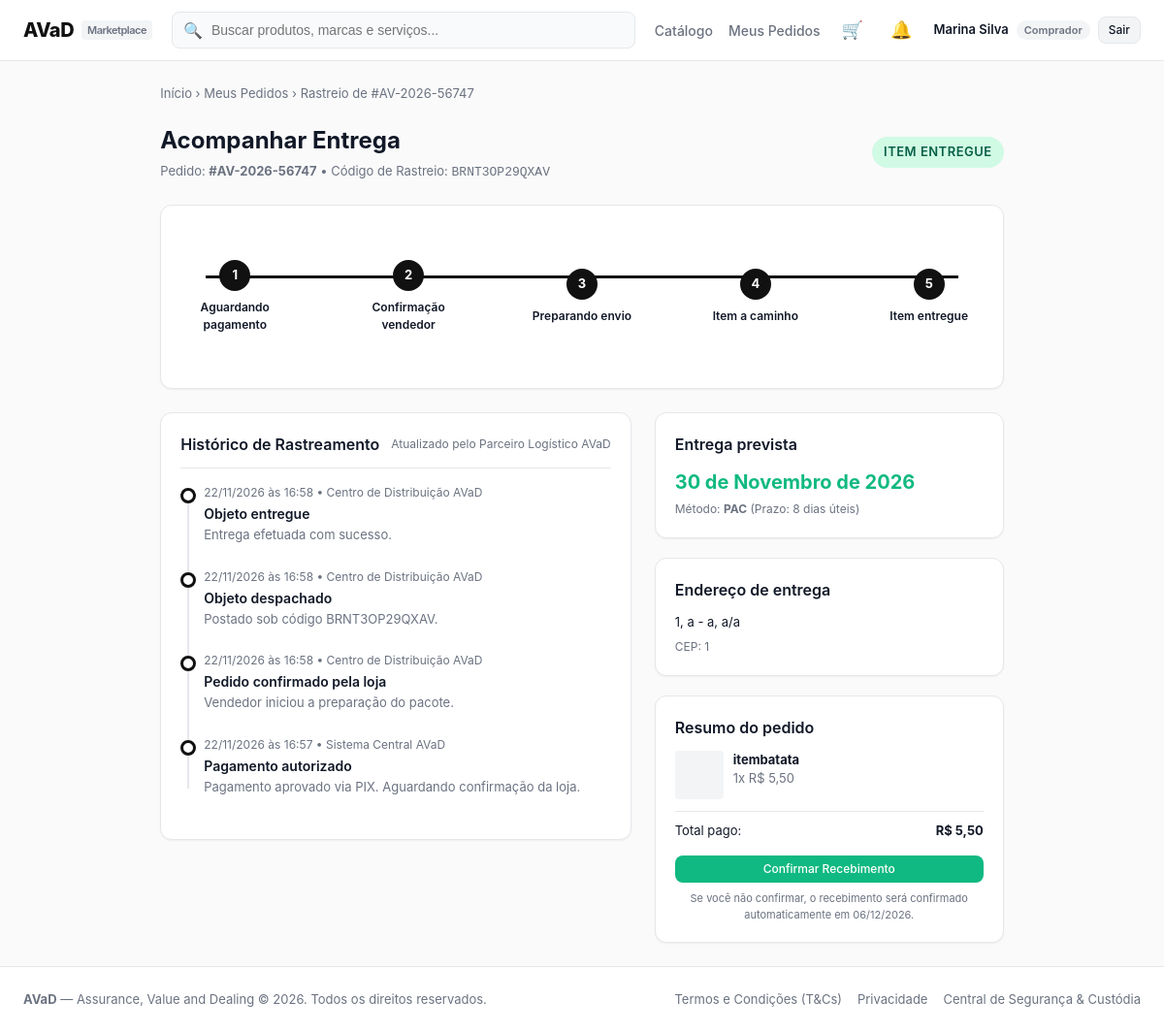
The page /orders/tracking/12/ (signed in) on the database as committed earlier.
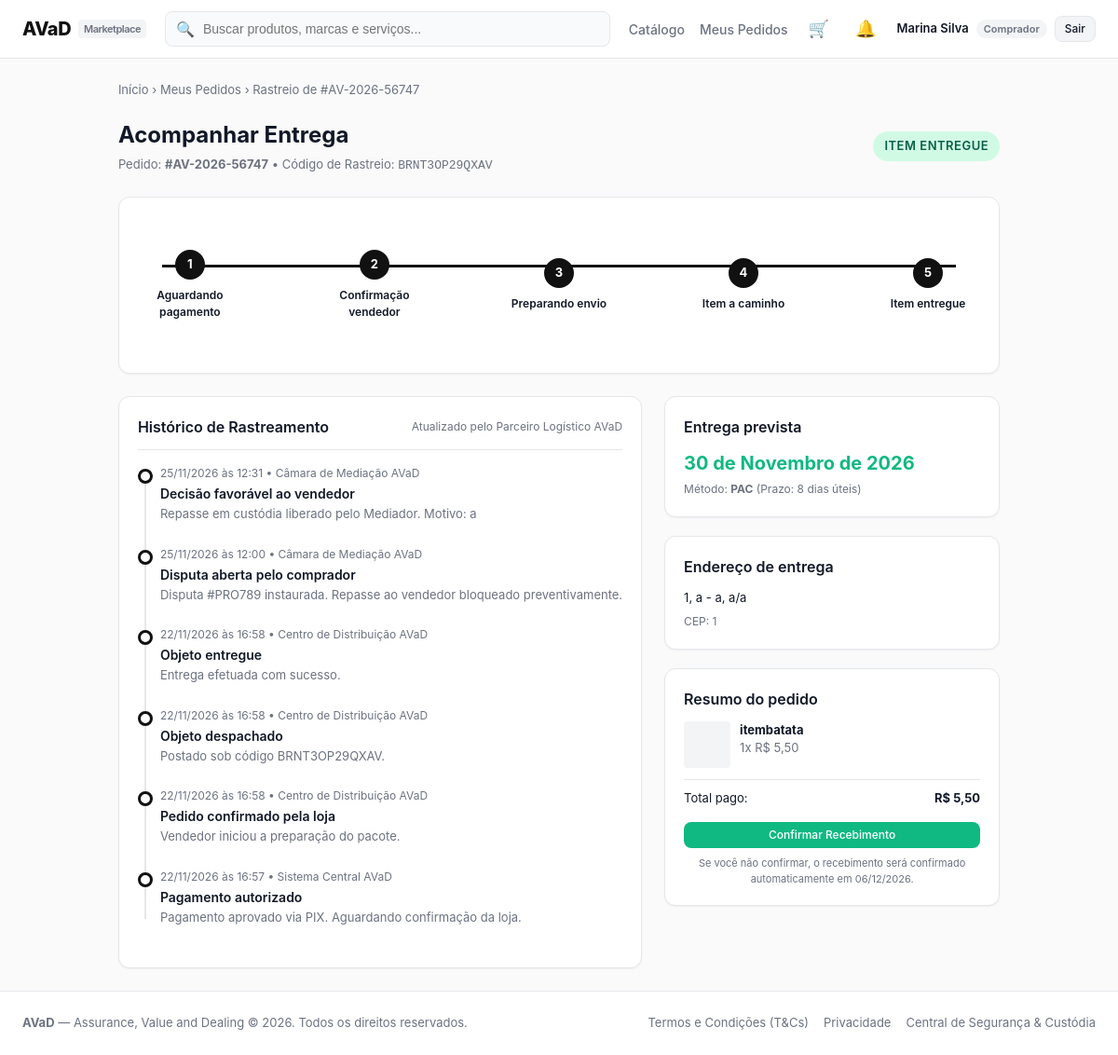
The same page on the database as committed later.
### orders/models.py (models this page shows, shortened)
class TrackingEvent(models.Model):
    pedido = models.ForeignKey(Order, on_delete=models.CASCADE, related_name='tracking_events')
    titulo = models.CharField(max_length=100)
    descricao = models.CharField(max_length=255, blank=True)
    local = models.CharField(max_length=100, blank=True)
    data_hora = models.DateTimeField(default=timezone.now)
    class Meta:
        ordering = ['-data_hora']

### orders/views.py (the view)
# urls.py: path('tracking/<int:order_id>/', views.tracking_view, name='tracking'),
@login_required
def tracking_view(request, order_id):
    confirmar_recebimentos_vencidos()
    order = get_object_or_404(Order, pk=order_id)
    if not e_parte_do_pedido(request, order.comprador, order.vendedor):
        messages.error(request, 'Acesso não autorizado.')
        return redirect(pagina_inicial(request))
    events = order.tracking_events.all().order_by('-data_hora')
    previsao_entrega = order.criado_em + datetime.timedelta(days=order.prazo_dias)
    return render(request, 'orders/tracking.html', {
        'order': order,
        'events': events,
        'previsao_entrega': previsao_entrega,
    })

### accounts/roles.py (called while the page is built, shortened)
def tipo_usuario(request):
    if not request.user.is_authenticated:
        return None
    tipo = request.session.get('tipo_usuario')
    return tipo if tipo in TIPOS else COMPRADOR

def e_parte_do_pedido(request, comprador, vendedor):
    tipo = tipo_usuario(request)
    if tipo == COMPRADOR:
        return request.user == comprador

### notifications/context_processors.py (called while the page is built)
def notificacoes(request):
    user = getattr(request, 'user', None)
    if user is None or not user.is_authenticated:
        return {'notif_count': 0}
    total = Notification.objects.filter(
        usuario=user, tipo_usuario=tipo_usuario(request), lida=False
    ).count()
    return {'notif_count': total}

### orders/cart.py (called while the page is built)
    def _qs(self):
        return CartItem.objects.filter(usuario=self.user)

    def count(self):
        total = self._qs().filter(produto__ativo=True).aggregate(t=Sum('quantidade'))['t']
        return total or 0

### orders/context_processors.py (called while the page is built)
def cart_count(request):
    user = getattr(request, 'user', None)
    if user is None or not user.is_authenticated:
        return {'cart_count': 0}
    return {'cart_count': Cart(request).count()}

### templates/orders/tracking.html (shortened to what the changed rows need)
{% extends "base.html" %}
{% block content %}
<div style="margin-bottom: 24px; display: flex; justify-content: space-between; align-items: center; flex-wrap: wrap; gap: 12px;">
  <div>
    <h1 style="font-size: 24px; font-weight: 700;">Acompanhar Entrega</h1>
  </div>
</div>
<div style="display: grid; grid-template-columns: 1fr 360px; gap: 24px;">
  <div>
    <div class="card">
      <div class="card-header" style="flex-wrap: wrap; gap: 12px;">
        <h2 class="card-title">Histórico de Rastreamento</h2>
      </div>
      <div class="timeline-vertical" style="margin-top: 16px;">
        {% for event in events %}
          <div class="timeline-item">
            <div class="timeline-bullet"></div>
            <div class="timeline-time">{{ event.data_hora|date:"d/m/Y \à\s H:i" }} {% if event.local %}&bull; {{ event.local }}{% endif %}</div>
            <div class="timeline-title">{{ event.titulo }}</div>
            {% if event.descricao %}
              <div class="timeline-desc">{{ event.descricao }}</div>
            {% endif %}
          </div>
        {% empty %}
          <div style="color: var(--text-muted); font-size: 13px;">Aguardando os primeiros eventos de transporte.</div>
        {% endfor %}
      </div>
    </div>
  </div>
</div>
{% endblock %}

Rows that differ between the two databases and show on the page:
added TrackingEvent: data_hora "25/11/2026 às 12:31", local "Câmara de Mediação AVaD", titulo "Decisão favorável ao vendedor", descricao "Repasse em custódia liberado pelo Mediador. Motivo: a"
added TrackingEvent: data_hora "25/11/2026 às 12:00", local "Câmara de Mediação AVaD", titulo "Disputa aberta pelo comprador", descricao "Disputa #PRO789 instaurada. Repasse ao vendedor bloqueado preventivamente."
